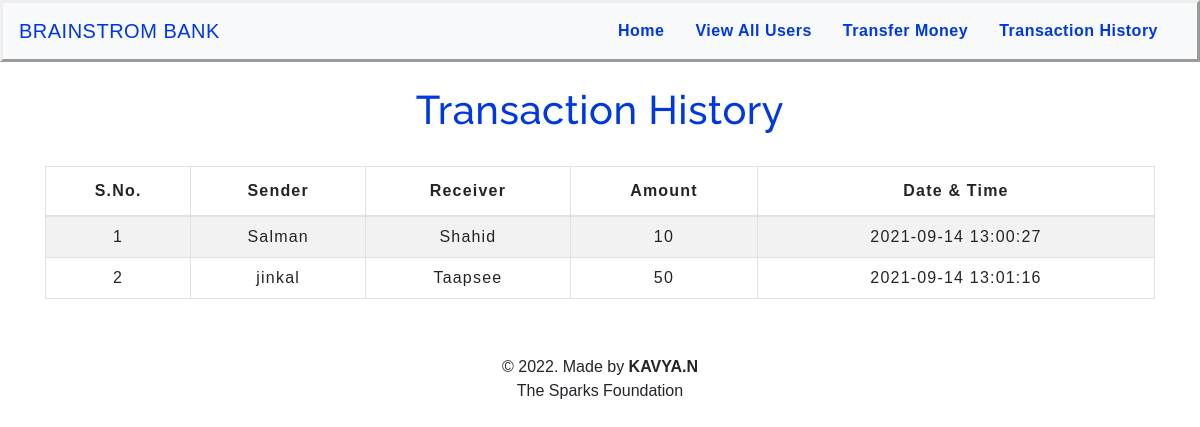
The page /transactionhistory.php on the database its author committed.
### tables this page shows
CREATE TABLE `transaction` (
  `sno` int NOT NULL,
  `sender` text NOT NULL,
  `receiver` text NOT NULL,
  `balance` int NOT NULL,
  `datetime` datetime NOT NULL DEFAULT CURRENT_TIMESTAMP
);

### transactionhistory.php (the view, shortened to what this page needs)
<!DOCTYPE html>
<html lang="en">
<head>
    <link rel="stylesheet" href="https://stackpath.bootstrapcdn.com/bootstrap/4.5.2/css/bootstrap.min.css">
    <link rel="stylesheet" type="text/css" href="css/table.css">
    <link rel="stylesheet" type="text/css" href="css/navbar.css">
</head>
<body>
<?php
  include 'navbar.php';
?>
	<div class="container">
        <h2 class="text-center pt-4" style="color:#0038e0;">Transaction History</h2>
       <br>
       <div class="table-responsive-sm">
    <table class="table table-hover table-striped table-condensed table-bordered">
        <thead>
            <tr>
                <th class="text-center">S.No.</th>
                <th class="text-center">Sender</th>
                <th class="text-center">Receiver</th>
                <th class="text-center">Amount</th>
                <th class="text-center">Date & Time</th>
            </tr>
        </thead>
        <tbody>
        <?php
            include 'config.php';
            $sql ="select * from transaction";
            $query =mysqli_query($conn, $sql);
            while($rows = mysqli_fetch_assoc($query))
            {
        ?>
            <tr>
            <td class="py-2"><?php echo $rows['sno']; ?></td>
            <td class="py-2"><?php echo $rows['sender']; ?></td>
            <td class="py-2"><?php echo $rows['receiver']; ?></td>
            <td class="py-2"><?php echo $rows['balance']; ?> </td>
            <td class="py-2"><?php echo $rows['datetime']; ?> </td>
        <?php
            }
        ?>
        </tbody>
    </table>
    </div>
</div>
<footer class="text-center mt-5 py-2">
        <p>&copy 2022. Made by <b>KAVYA.N</b> <br> The Sparks Foundation</p>
      </footer>
</body>
</html>

### css/table.css (style rules this page uses)
* { padding: 0; margin: 0; box-sizing: border-box; font-family: sans-serif; }
h2 { font-size: 40px; }
table { letter-spacing: 1.2px; }
td { text-align: center; }

### css/navbar.css (style rules this page uses)
h2 { color: #4C4B4B; letter-spacing: 0.5px; font-family: raleway; }

### rows shown on the page
transaction: sno "1", sender "Salman", receiver "Shahid", balance "10", datetime "2021-09-14 13:00:27"
transaction: sno "2", sender "jinkal", receiver "Taapsee", balance "50", datetime "2021-09-14 13:01:16"
